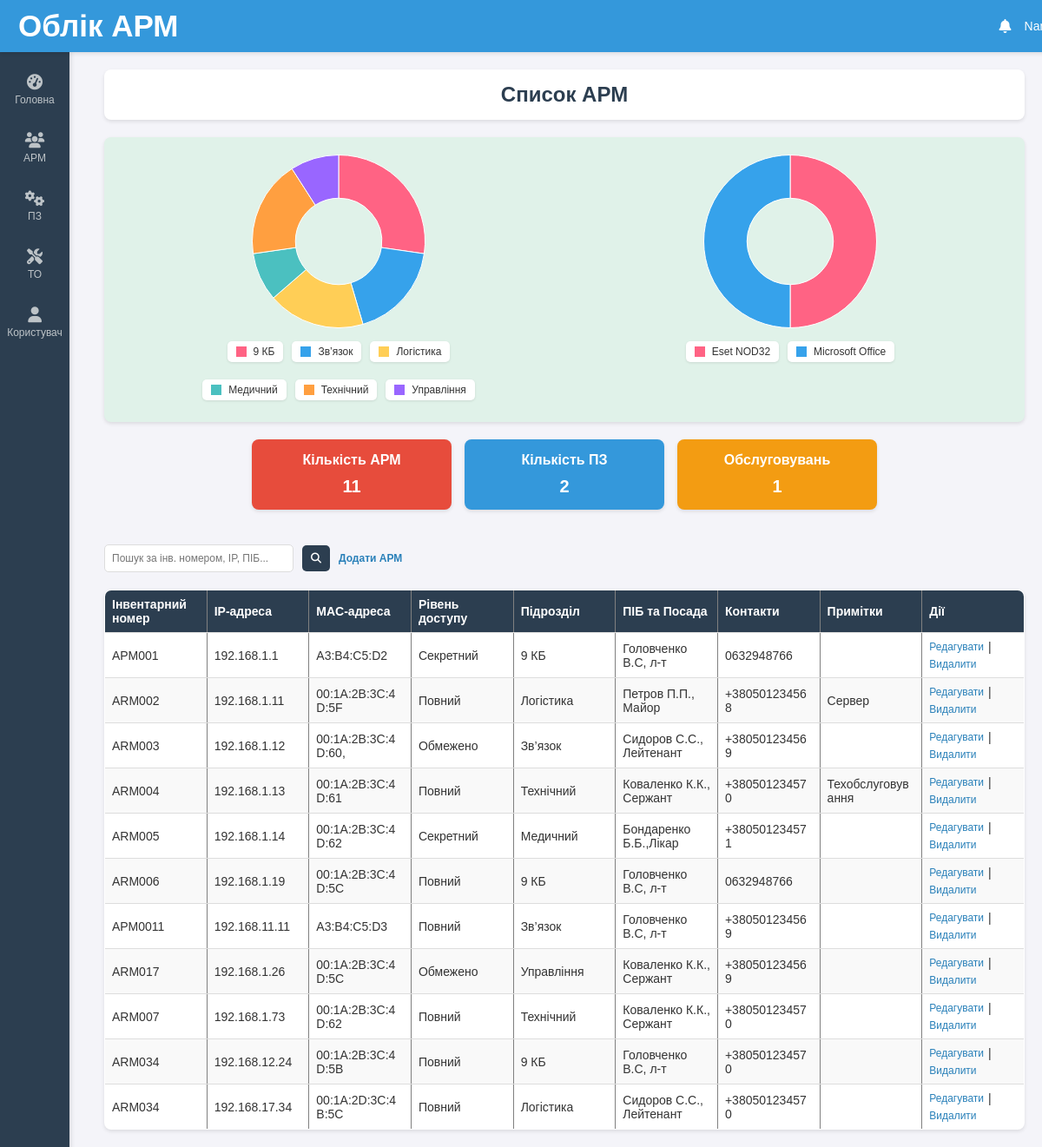
/, run on an earlier commit of the app's database.
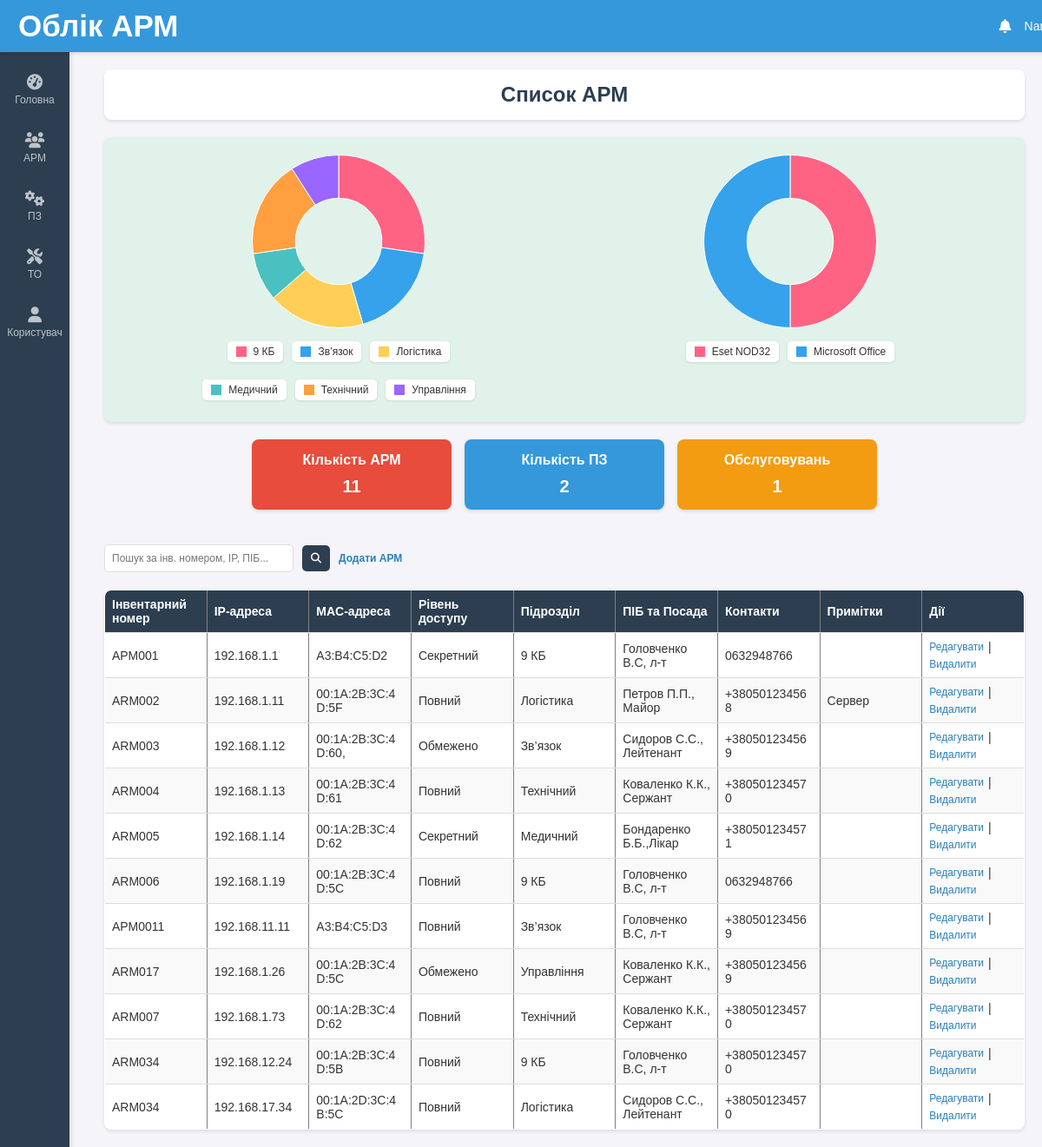
And on a later commit of the database.
### tables this page shows
CREATE TABLE software (
            id INTEGER PRIMARY KEY AUTOINCREMENT,
            date TEXT,
            software_name TEXT,
            version TEXT,
            license_key TEXT,
            comments TEXT
        );

CREATE TABLE workplaces (
            inventory_number TEXT,
            ip_address TEXT,
            mac_address TEXT,
            access_level TEXT,
            unit TEXT,
            person TEXT,
            contacts TEXT,
            notes TEXT,
            location TEXT
        );

### routes.py (the view)
@main_bp.route('/')
def index():
    try:
        workplaces = get_all_workplaces()
        stats = get_stats()
        stats['unit_data'] = [(unit, count) for unit, count in zip(stats['units'], stats['unit_counts'])]
        stats['software_data'] = [(name, count) for name, count in zip(stats['software_names'], stats['software_counts'])]
        return render_template('index.html', workplaces=workplaces, **stats)
    except Exception as e:
        return f"Помилка: {e}", 500

### db.py (called while the page is built)
def get_db_connection():
    try:
        conn = sqlite3.connect('workplaces.db')
        conn.row_factory = sqlite3.Row
        return conn
    except sqlite3.Error as e:
        raise Exception(f"Помилка підключення до бази даних: {e}")

def get_all_workplaces():
    conn = get_db_connection()
    try:
        cursor = conn.cursor()
        cursor.execute('SELECT rowid, * FROM workplaces')
        return cursor.fetchall()
    except sqlite3.Error as e:
        raise Exception(f"Помилка отримання даних АРМ: {e}")
    finally:
        conn.close()

### templates/index.html (shortened to what this page needs)
{% extends "base.html" %}
{% block content %}
    <div class="header">
        <h1>Список АРМ</h1>
    </div>
    <div class="stats-section">
        <div class="charts-container">
            <div class="chart-wrapper">
                <canvas id="unitChart"></canvas>
                <div class="chart-legend">
                    {% for unit, count in unit_data %}
                    <div><span class="legend-color legend-color-{{ loop.index0 }}"></span>  {{ unit }}</div>
                    {% endfor %}
                </div>
            </div>
            <div class="chart-wrapper">
                <canvas id="softwareChart"></canvas>
                <div class="chart-legend">
                    {% for software, count in software_data %}
                    <div><span class="legend-color legend-color-{{ loop.index0 }}"></span>  {{ software }}</div>
                    {% endfor %}
                </div>
            </div>
        </div>
        <div class="stats-cards">
            <div class="card red">
                <h3>Кількість АРМ</h3>
                <p>{{ total_workplaces }}</p>
            </div>
            <div class="card blue">
                <h3>Кількість ПЗ</h3>
                <p>{{ total_software }}</p>
            </div>
            <div class="card orange">
                <h3>Обслуговувань</h3>
                <p>{{ total_maintenance }}</p>
            </div>
        </div>
    </div>
  <form method="POST" action="/search" class="search-form">
        <input type="text" name="search_term" placeholder="Пошук за інв. номером, IP, ПІБ...">
        <button type="submit"><i class="fas fa-search"></i></button>
        <a href="/add" class="add-button">Додати АРМ</a>
    </form>
    <table border="1">
        <thead>
            <tr>
                <th>Інвентарний номер</th>
                <th>IP-адреса</th>
                <th>MAC-адреса</th>
                <th>Рівень доступу</th>
                <th>Підрозділ</th>
                <th>ПІБ та Посада</th>
                <th>Контакти</th>
                <th>Примітки</th>
                <th>Дії</th>
            </tr>
        </thead>
        <tbody>
            {% for workplace in workplaces %}
            <tr>
                <td>{{ workplace['inventory_number'] }}</td>
                <td>{{ workplace['ip_address'] }}</td>
                <td>{{ workplace['mac_address'] }}</td>
                <td>{{ workplace['access_level'] }}</td>
                <td>{{ workplace['unit'] }}</td>
                <td>{{ workplace['person'] }}</td>
                <td>{{ workplace['contacts'] }}</td>
                <td>{{ workplace['notes'][:20] if workplace['notes'] else '' }}</td>
                <td>
                    <div class="action-links">
                        <a href="/edit/{{ workplace['id'] }}">Редагувати</a> |
                        <a href="/delete/{{ workplace['id'] }}" onclick="return confirm('Точно видалити?')">Видалити</a>
                    </div>
                </td>
            </tr>
            {% endfor %}
        </tbody>
    </table>
{% endblock %}
{% block scripts %}
    <script>
        const unitData = {
            labels: {{ units | tojson | safe }},
            data: {{ unit_counts | tojson | safe }}
        };
        const softwareData = {
            labels: {{ software_names | tojson | safe }},
            data: {{ software_counts | tojson | safe }}
        };
        const unitCtx = document.getElementById('unitChart').getContext('2d');
        if (unitData.labels.length > 0 && unitData.data.length > 0) {
            new Chart(unitCtx, {
                type: 'doughnut',
                data: {
                    labels: unitData.labels,
                    datasets: [{
                        data: unitData.data,
                        backgroundColor: ['#FF6384', '#36A2EB', '#FFCE56', '#4BC0C0', '#FF9F40', '#9966FF', '#FF9F40'],
                        borderWidth: 1
                    }]
                },
                options: {
                    responsive: true,
                    maintainAspectRatio: false,
                    plugins: { legend: { display: false } }
                }
            });
        } else {
            console.log('Немає даних для графіку АРМ');
        }
        const softwareCtx = document.getElementById('softwareChart').getContext('2d');
        if (softwareData.labels.length > 0 && softwareData.data.length > 0) {
            new Chart(softwareCtx, {
                type: 'doughnut',
                data: {
                    labels: softwareData.labels,
                    datasets: [{
                        data: softwareData.data,
                        backgroundColor: ['#FF6384', '#36A2EB', '#FFCE56', '#4BC0C0', '#FF9F40', '#9966FF', '#FF9F40'],
                        borderWidth: 1
                    }]
                },
                options: {
                    responsive: true,
                    maintainAspectRatio: false,
                    plugins: { legend: { display: false } }
                }
            });
        } else {
            console.log('Немає даних для графіку ПЗ');
        }
    </script>
{% endblock %}

### templates/base.html (shortened to what this page needs)
<!DOCTYPE html>
<html lang="uk">
<head>
    <link rel="stylesheet" href="{{ url_for('static', filename='styles.css') }}">
    <link rel="stylesheet" href="https://cdnjs.cloudflare.com/ajax/libs/font-awesome/6.4.0/css/all.min.css">
</head>
<body>
    <div class="top-bar">
        <div class="top-bar-left"><span>Облік АРМ</span></div>
        <div class="top-bar-right">
            <i class="fas fa-bell"></i>
            <span class="user-name">Nandy</span>
        </div>
    </div>
    <div class="container">
        {% include 'navbar.html' %}
        <div class="main-content">
            {% block content %}{% endblock %}
        </div>
    </div>
    {% block scripts %}{% endblock %}
</body>
</html>

### templates/navbar.html
<div class="sidebar">
    <a href="/"><i class="fas fa-tachometer-alt"></i> <span>Головна</span></a>
    <a href="/add"><i class="fas fa-users"></i> <span>АРМ</span></a>
    <a href="/software"><i class="fas fa-cogs"></i> <span>ПЗ</span></a>
    <a href="/maintenance"><i class="fas fa-tools"></i> <span>ТО</span></a>
    <a href="/users"><i class="fas fa-user"></i> <span>Користувач</span></a>
</div>

### static/styles.css (style rules this page uses)
body { font-family: 'Arial', sans-serif; background-color: #f4f4f9; color: #333; margin: 0; padding: 0; }
.top-bar { display: flex; justify-content: space-between; align-items: center; background-color: #3498db; color: #fff; padding: 10px 20px; box-shadow: 0 2px 4px rgba(0,0,0,0.1); position: fixed; width: 100%; top: 0; z-index: 1000; }
.top-bar-left { font-size: 35px; font-weight: bold; }
.top-bar-left span { margin-left: 1px; }
.top-bar-right { display: flex; align-items: center; gap: 15px; }
.top-bar-right i { font-size: 16px; }
.user-name { font-size: 14px; }
.container { display: flex; margin-top: 60px; min-height: calc(100vh - 60px); }
.sidebar { width: 80px; background-color: #2c3e50; color: #fff; padding: 10px 0; position: fixed; height: 100%; box-shadow: 2px 0 5px rgba(0,0,0,0.1); display: flex; flex-direction: column; align-items: center; }
.sidebar a { display: flex; flex-direction: column; align-items: center; color: #bdc3c7; text-decoration: none; padding: 15px 0; width: 100%; text-align: center; font-size: 12px; position: relative; }
.sidebar a i { margin-bottom: 5px; font-size: 18px; }
.sidebar a span { display: block; white-space: nowrap; }
.main-content { margin-left: 100px; padding: 20px; flex-grow: 1; }
.header { background-color: #fff; padding: 15px; border-radius: 8px; box-shadow: 0 2px 4px rgba(0,0,0,0.1); margin-bottom: 20px; text-align: center; }
h1 { margin: 0; font-size: 24px; color: #2c3e50; }
.stats-section { margin-bottom: 40px; }
.charts-container { background-color: #e0f2e9; padding: 20px; border-radius: 8px; box-shadow: 0 2px 4px rgba(0,0,0,0.1); margin-bottom: 20px; display: flex; justify-content: space-around; gap: 20px; flex-wrap: wrap; }
.chart-wrapper { flex: 1; min-width: 250px; max-width: 350px; display: flex; flex-direction: column; align-items: center; }
.chart-wrapper canvas { max-width: 200px; max-height: 200px; }
.chart-legend { margin-top: 10px; display: flex; flex-wrap: wrap; gap: 10px; justify-content: center; }
.chart-legend div { display: flex; align-items: center; margin: 5px 0; font-size: 12px; padding: 5px 10px; background-color: #fff; border-radius: 5px; box-shadow: 0 1px 3px rgba(0,0,0,0.1); }
.legend-color { display: inline-block; width: 12px; height: 12px; margin-right: 8px; }
.legend-color-0 { background-color: #FF6384; }
.legend-color-1 { background-color: #36A2EB; }
.legend-color-2 { background-color: #FFCE56; }
.legend-color-3 { background-color: #4BC0C0; }
.legend-color-4 { background-color: #FF9F40; }
.legend-color-5 { background-color: #9966FF; }
.stats-cards { display: flex; gap: 15px; justify-content: center; }
.card { flex: 1; padding: 15px; border-radius: 8px; color: #fff; text-align: center; box-shadow: 0 2px 4px rgba(0,0,0,0.1); max-width: 200px; }
.card.red { background-color: #e74c3c; }
.card.blue { background-color: #3498db; }
.card.orange { background-color: #f39c12; }
.card h3 { margin: 0; font-size: 16px; }
.card p { margin: 10px 0 0; font-size: 20px; font-weight: bold; }
table { width: 100%; border-collapse: collapse; margin-top: 20px; background-color: #fff; box-shadow: 0 2px 4px rgba(0,0,0,0.1); border-radius: 8px; overflow: hidden; table-layout: fixed; }
th, td { padding: 8px; text-align: left; border-bottom: 1px solid #ddd; word-wrap: break-word; overflow: hidden; text-overflow: ellipsis; font-size: 14px; }
th { background-color: #2c3e50; color: #fff; }
tr:nth-child(even) { background-color: #f9f9f9; }
a { color: #2980b9; text-decoration: none; font-size: 12px; }
.search-form { display: flex; align-items: center; gap: 10px; margin-bottom: 20px; }
.search-form input[type="text"] { padding: 8px; border: 1px solid #ddd; border-radius: 5px; background-color: #fff; color: #333; width: 200px; font-size: 12px; }
.search-form button { padding: 8px 10px; background-color: #2c3e50; border: none; cursor: pointer; color: #fff; border-radius: 5px; font-size: 12px; }
.add-button { color: #2980b9; text-decoration: none; font-weight: bold; font-size: 12px; }
.action-links { display: flex; align-items: center; gap: 5px; flex-wrap: wrap; }
.action-links a { font-size: 12px; }

What changed in the data, as far as the page shows it:
changed workplaces "ARM004": notes "Техобслуговування" → (not shown)
